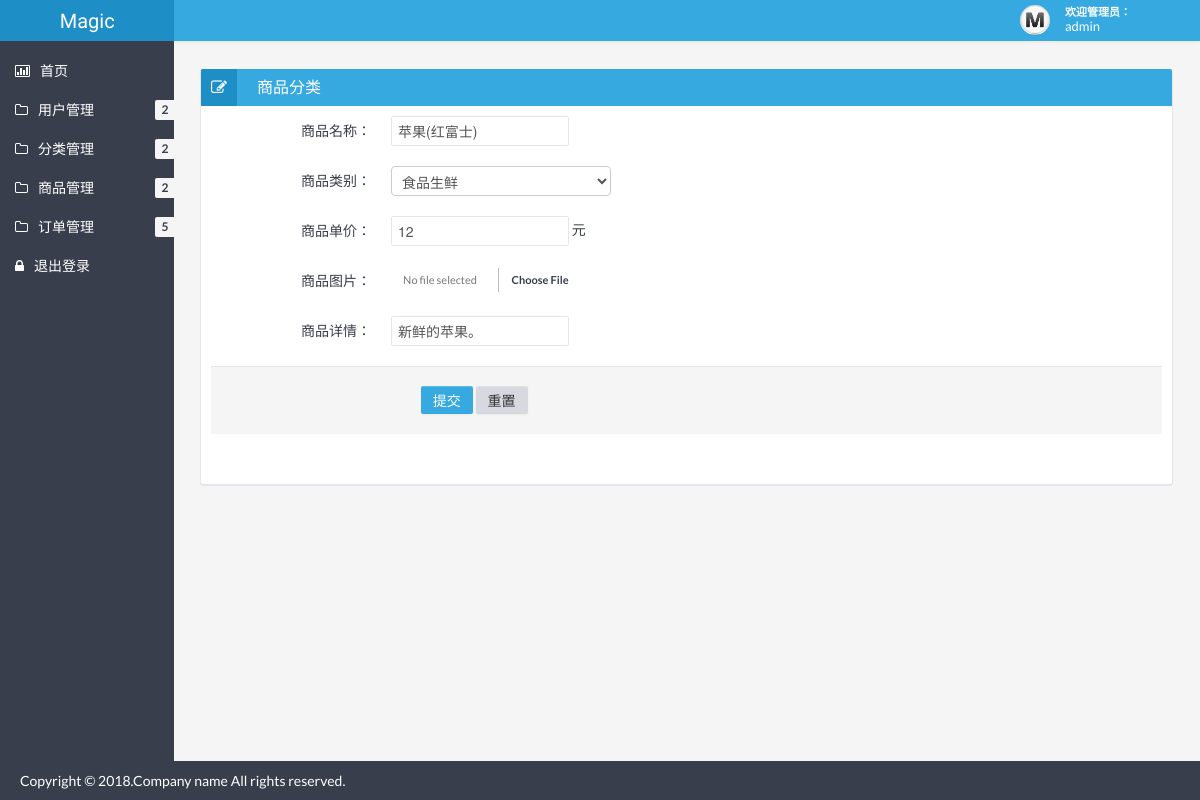
Page /admin/editGoods.php?gid=1 (signed in) on the committed database.
### tables this page shows
CREATE TABLE `user` (
  `uid` int(11) NOT NULL AUTO_INCREMENT COMMENT '用户id',
  `uname` varchar(20) DEFAULT NULL COMMENT '用户名',
  `password` varchar(20) DEFAULT NULL COMMENT '密码',
  `phone` varchar(13) DEFAULT NULL COMMENT '手机号',
  `email` varchar(30) DEFAULT NULL COMMENT '邮箱',
  `state` tinyint(4) DEFAULT '1' COMMENT '状态',
  `level` tinyint(4) DEFAULT '0' COMMENT '权限',
  PRIMARY KEY (`uid`)
);

CREATE TABLE `goods` (
  `gid` int(11) NOT NULL COMMENT '商品id',
  `gname` varchar(20) NOT NULL COMMENT '商品名称',
  `introduction` varchar(100) NOT NULL COMMENT '商品详情',
  `picture` varchar(100) NOT NULL DEFAULT '\\php\\admin\\img\\goods\\default.jpg' COMMENT '商品图片地址',
  `cid` int(11) NOT NULL COMMENT '商品类别',
  `price` double NOT NULL COMMENT '商品价格',
  `gcount` int(11) NOT NULL COMMENT '商品库存',
  `state` tinyint(1) NOT NULL COMMENT '商品状态',
  PRIMARY KEY (`gid`)
);

### admin/checkLogin.php (called while the page is built, shortened)
<?php
	if(!isset($_SESSION["uid"])){
		echo '<script language="javascript">location.href="login.php"</script>';
	}else{
		$uid = $_SESSION['uid'];
    	$sql = 'select * from user where uid='.$uid;
    	$res = mysql_query($sql);
    	$row = mysql_fetch_array($res);
    	$username = $row['uname'];
	}
?>

### admin/editGoods.php (the view, shortened to what this page needs)
<?php
	include "checkLogin.php";
	$gname = "";
	$cid = 0;
	$price = "";
	$cname = "-- 请选择类别 --";
	$introduction = "";
    $sql = 'select * from category';
    $res = mysql_query($sql);
    $category = array();
    if(mysql_num_rows($res)>0){
       while ($row = mysql_fetch_assoc($res) )
       		$category[$row['cid']] = $row['cname'];
    }
	if(isset($_GET['gid'])){
	    $sql = 'select * from goods where gid ='.$_GET['gid'];
	    $res = mysql_query($sql);
	    $row = mysql_fetch_array($res);
	    $gname = $row['gname'];
	    $price = $row['price'];
		$cid = $row['cid'];
		$cname = $category[$cid];
		$introduction = $row['introduction'];
	}
?>
<!DOCTYPE html>
<html lang="en">
<head>
	<link href="css/bootstrap.min.css" rel="stylesheet" />
	<link href="css/bootstrap-responsive.min.css" rel="stylesheet" />
	<link href="css/style.min.css" rel="stylesheet" />
	<link href="css/style-responsive.min.css" rel="stylesheet" />
	<link href="css/retina.css" rel="stylesheet" />
<meta http-equiv="Content-Type" content="text/html; charset=utf-8" /></head>
<body>
		<?php include "header.php" ?>
		<div class="container-fluid-full">
		<div class="row-fluid">
			<?php include "banner.php" ?>
			<div id="content" class="span10">
			<div class="row-fluid">
				<div class="box span12">
					<div class="box-header">
						<h2><i class="icon-edit"></i>商品分类</h2>
					</div>
					<div class="box-content">
						<form class="form-horizontal" action="<?php echo $_SERVER['PHP_SELF']; ?>" method="post" accept-charset="utf-8" enctype="multipart/form-data"/>
						  <fieldset>
							<div class="control-group">
							  <label class="control-label" for="cname">商品名称：</label>
							  <div class="controls">
								<input type="text" class="span3" id="gname" name="gname" value="<?php echo $gname;?>"/>
							  </div>
							</div>
							<div class="control-group">
											<label class="control-label" for="cname">商品类别：</label>
											<div class="controls">
											  	<select id="cname" name="cid">
											  	<option selected="selected" value="<?php echo $cid?>"><?php echo $cname?></option>
											  	</select>
											</div>
										</div>
							<div class="control-group">
							  <label class="control-label" for="price">商品单价：</label>
							  <div class="controls">
								<input type="text" class="span3" id="price" name="price" value="<?php echo $price;?>" onkeyup="value=value.replace(/[^\d{1,}\.\d{1,}|\d{1,}]/g,'')"/>&nbsp;元
							  </div>
							</div>
							<div class="control-group">
								<label class="control-label">商品图片：</label>
								<div class="controls">
								</div>
							  </div>
							  <div class="control-group">
							  <label class="control-label" for="introduction">商品详情：</label>
							  <div class="controls">
								<input type="text" class="span3" id="introduction" name="introduction" value="<?php echo $introduction;?>"/>
							  </div>
							</div>
							<div class="form-actions">&nbsp;&nbsp;&nbsp;&nbsp;&nbsp;&nbsp;&nbsp;&nbsp;&nbsp;&nbsp;
							  <button type="submit" class="btn btn-primary">提交</button>
							  <button type="reset" class="btn">重置</button>
							</div>
						  </fieldset>
					</div>
				</div>
			</div>
			</div>
		</div>
		<?php include "footer.php"?>
	</div>
</body>
</html>

### admin/header.php
<?php
	echo '
	<div class="navbar">
		<div class="navbar-inner">
			<div class="container-fluid">
				<a class="btn btn-navbar" data-toggle="collapse" data-target=".top-nav.nav-collapse,.sidebar-nav.nav-collapse">
					<span class="icon-bar"></span>
					<span class="icon-bar"></span>
					<span class="icon-bar"></span>
				</a>
				<div class="row-fluid">
				<a class="brand span2" href="index.php"><span>Magic</span></a>
				</div>
				<div class="nav-no-collapse header-nav">
					<ul class="nav pull-right">
						<li class="dropdown">
							<a class="btn account dropdown-toggle" data-toggle="dropdown" href="#">
								<div class="avatar"><img src="/php/admin/img/avatar.jpg" alt="Avatar" /></div>
								<div class="user">
									<span class="hello">欢迎管理员：&nbsp;&nbsp;&nbsp;&nbsp;&nbsp;&nbsp;&nbsp;&nbsp;&nbsp;</span>
									<span class="name">'.$username.'</span>
								</div>
							</a>
							<ul class="dropdown-menu">
								<li class="dropdown-menu-title">
								</li>
								<li><a href="login.php?method=del"><i class="icon-off"></i> 退出登录</a></li>
							</ul>
						</li>
					</ul>
				</div>
			</div>
		</div>
	</div>
	';
 ?>

### admin/css/halflings.css (style rules this page uses)
html, html .halflings { -webkit-font-smoothing: antialiased !important; }

### rows in the picture
user: uname "admin"
goods: gname "苹果(红富士)", cid "食品生鲜", price "12", introduction "新鲜的苹果。"
